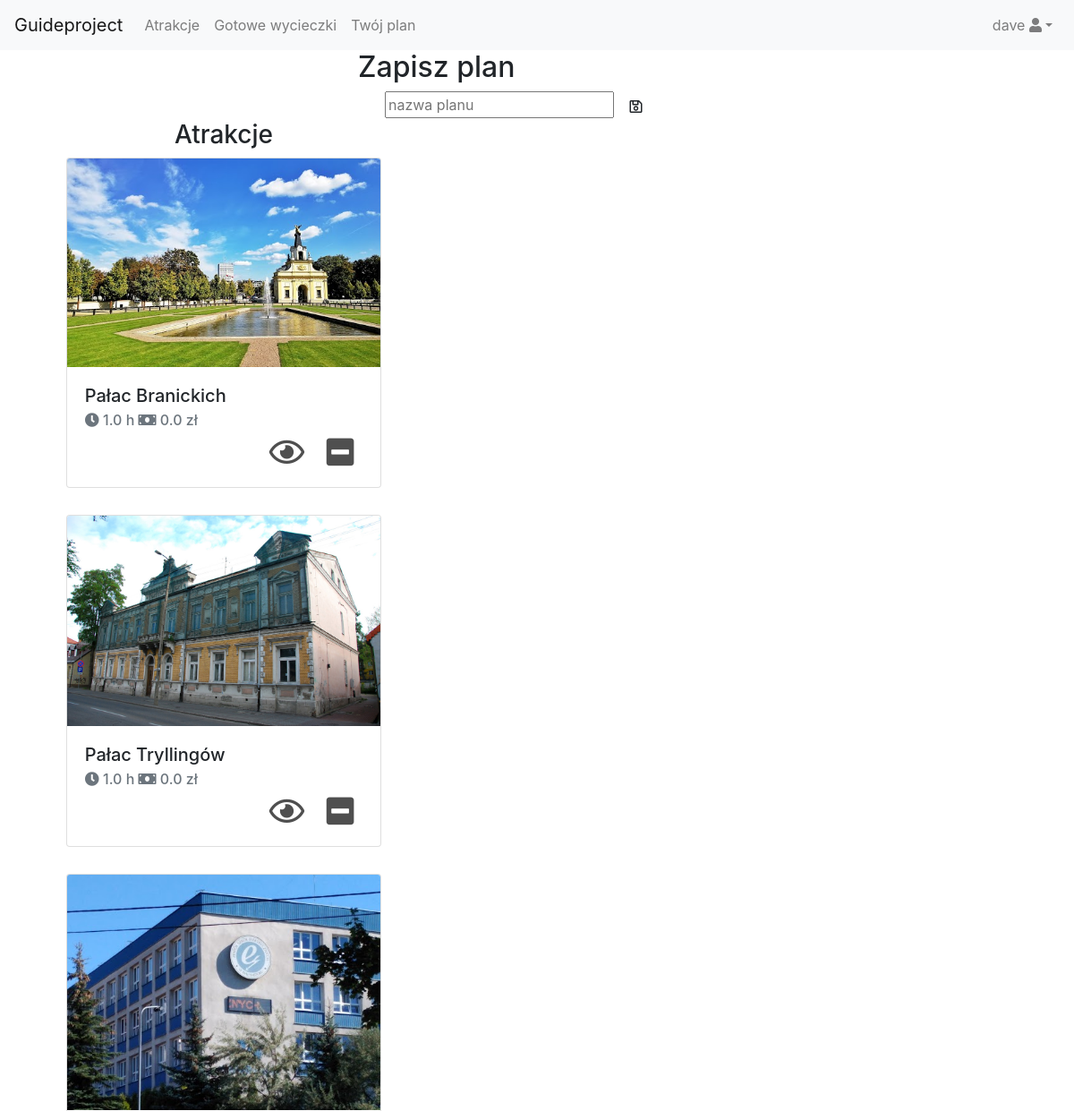
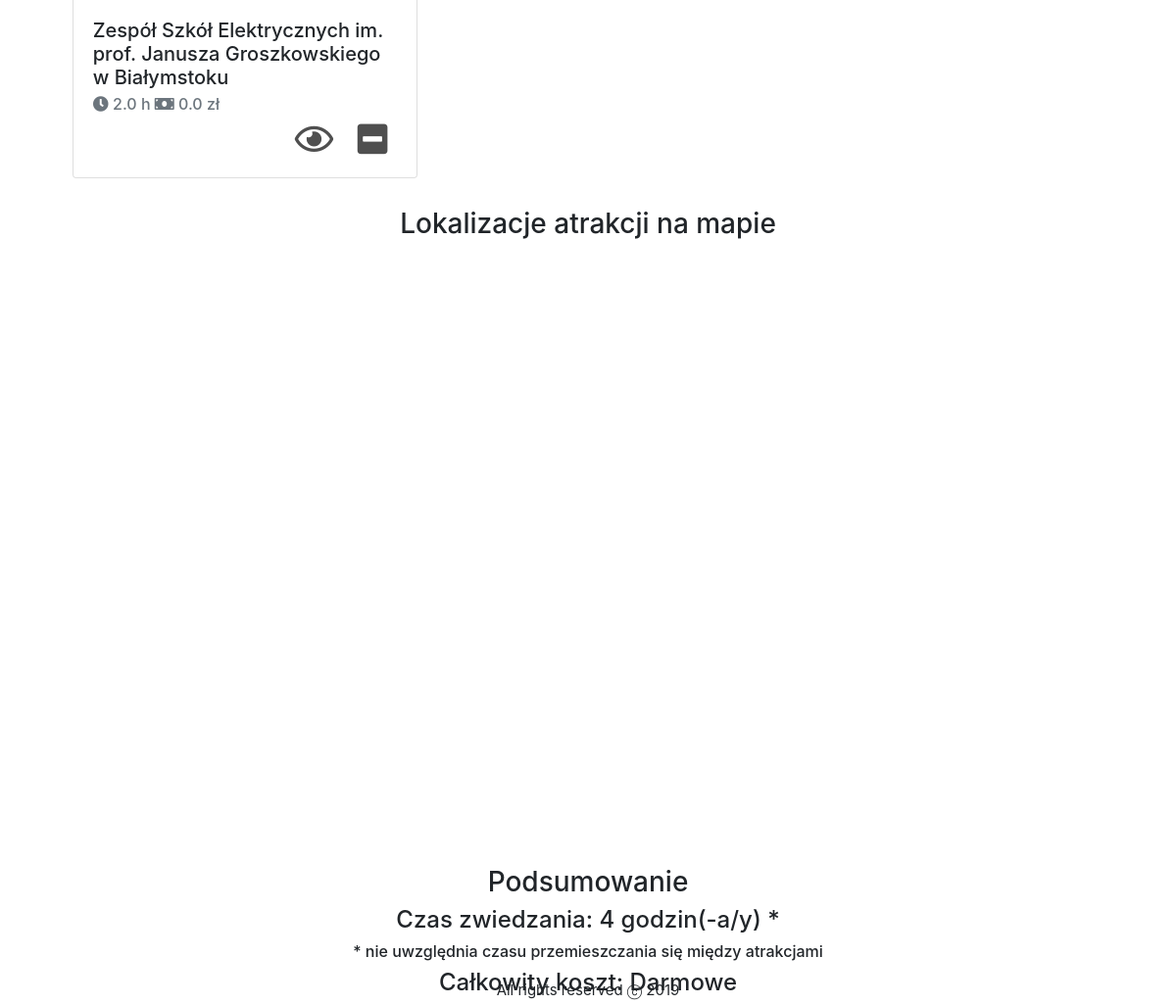
/guide/shoppingcart (signed in), run on the app's committed database (2 pictures, top to bottom).
### guide/models.py (models this page shows, shortened)
class Attraction(models.Model):
    name = models.CharField(_("Name"),
                            max_length=200, help_text="Enter attraction's name.")
    description = models.TextField(max_length=500)
    categories = models.ManyToManyField(
        "Category")
    localization = models.ForeignKey(
        "Localization", verbose_name=_("Address"), on_delete=models.CASCADE, null=True, blank=True)
    timeNeededToSightsee = models.FloatField(
        _("Time neede to sightsee (in hours)"))
    ticketCost = models.FloatField(
        _("Ticket's cost"), default=0)
    def display_catogory(self):
        """Create a string for the Category. This is required to display category in Admin."""
        return ', '.join(category.name for category in self.categories.all())
    display_catogory.short_description = 'Category'
    class Meta:
        ordering = ['name']

### guide/views.py (the view)
class ShoppingCartView(LoginRequiredMixin, TemplateView):
    template_name = 'guide/shoppingcart.html'
    def get_context_data(self, **kwargs):
        context = super().get_context_data(**kwargs)
        shoppingCart = ShoppingCart.objects.get(owner=self.request.user)
        attractions = shoppingCart.attractions.all()
        attractionPKs = attractions.values_list('pk')
        availableAttractions = Attraction.objects.exclude(pk__in=attractionPKs)
        totalTime = 0
        totalCost = 0
        for attraction in attractions:
            totalTime += attraction.timeNeededToSightsee
        for attraction in attractions:
            totalCost += attraction.ticketCost
        context['shoppingcart'] = shoppingCart
        context['attractions'] = attractions
        context['totalTime'] = getTimeAsFormattedString(totalTime)
        context['totalCost'] = getFormattedCost(totalCost)
        context['saveform'] = SaveTripPlanForm
        context['availableattractions'] = availableAttractions
        attractionLocalizations = extractInfo(attractions)
        context["attractionLocalizations"] = attractionLocalizations
        context['numberOfLocations'] = len(attractionLocalizations)
        return context

### guide/views.py (called while the page is built, shortened)
def extractInfo(attractionList):
    formattedInfo = []
    try:
        for attraction in attractionList:
            formattedInfo.append({'name': attraction.name,
                                  'lat-lng': {'lat': attraction.localization.lattitude, 'lng': attraction.localization.longitude}})
        return formattedInfo
    except:
        pass

def getTimeAsFormattedString(time):
    hours = int(time)
    minutes = int((time % 1)*60)
    result = ''
    if hours:
        result += str(hours) + ' godzin(-a/y) '
    if minutes:
        result += str(minutes) + ' minut(-a)'
    return result

def getFormattedCost(ammount):
    formattedAmmound = ''
    if ammount == 0:
        formattedAmmound = 'Darmowe'
    else:
        formattedAmmound += str(ammount) + ' zł'
    return formattedAmmound

### guide/templates/guide/shoppingcart.html (shortened to what this page needs)
{% extends "base.html" %}
{% block content %}
{% load static %}
    {% if attractions  %}
        <div class="container-fluid">
        <div class="row">
            <div class="col">
            </div>
            <div class="col-4">
                <div class="row">
                    <h2>Zapisz plan</h2>
                    <form action="{% url 'save-trip-plan' shoppingcart.pk %}" method="post">
                        {{ saveform }}
                        <button type="submit" class="btn">
                            <i class="far fa-save save"></i>
                        </button>
                    </form>
                </div>
            </div>
            <div class="col">
            </div>
        </div>
        <div class="row">
            <div class="col-5">
                <h3 class="text-center">Atrakcje</h3>
                <div class="listing-block">
                    {% for attraction in attractions.all %}
                        <div class="card w-75">
                            <img class="card-img-top" src="{% static "images/" %}{{attraction.name}}.jpeg" alt="{{attraction.name}}">
                            <div class="card-body">
                                <h5 class="card-title">{{attraction.name}}</h5>
                                <h6 class="card-subtitle mb-2 text-muted">
                                    <i class="fa fa-clock-o"></i> {{attraction.timeNeededToSightsee}} h
                                    <i class="fa fa-money"></i> {{attraction.ticketCost}} zł
                                </h6>
                                <p class="card-text text-right">
                                    <a class="icon-wrapper" href="{% url 'attraction-detail' attraction.pk %}">
                                        <i class="far fa-eye"></i>
                                    </a>
                                    <a class="icon-wrapper" href="{% url 'remove-attraction-from-shopping-cart' attraction.pk %">
                                        <i class="fas fa-minus-square"></i>
                                    </a>
                                </p>
                            </div>
                        </div>
                </div>
            </div>
            <div class="col">
                <div class="row">
                    <div class="col">
                        <h3 class="text-center">Lokalizacje atrakcji na mapie</h3>
                    </div>
                </div>
                <div class="row">
                    <div class="" id="map"></div>
                </div>
                <div class="row">
                    <div class="col">
                            <h3 class="text-center">Podsumowanie</h3>
                            <h4 class="text-center">Czas zwiedzania: {{totalTime}}*</h4>
                            <h6 class="text-center">* nie uwzględnia czasu przemieszczania się między atrakcjami</h6>
                            <h4 class="text-center">Całkowity koszt: {{totalCost}}</h4>
                    </div>
                </div>
            </div>
            </div>
              </div>
    {% else %}
        <p>Nie masz żadnych atrakcji w koszyku!</p>
    {% endif %}
{% endblock content %}

### templates/base.html (shortened to what this page needs)
<!DOCTYPE html PUBLIC "-//W3C//DTD XHTML 1.0 Transitional//EN"
 "http://www.w3.org/TR/xhtml1/DTD/xhtml1-transitional.dtd">
<html xmlns="http://www.w3.org/1999/xhtml" xml:lang="en" lang="en">
<head>
  {% load static %}
  <link rel="stylesheet" href="{% static 'css/styles.css' %}">
<link rel="stylesheet" href="https://stackpath.bootstrapcdn.com/bootstrap/4.3.1/css/bootstrap.min.css">
<link rel="stylesheet" href="https://maxcdn.bootstrapcdn.com/font-awesome/4.7.0/css/font-awesome.min.css">
<link rel="stylesheet" href="https://cdnjs.cloudflare.com/ajax/libs/font-awesome/5.8.2/css/all.min.css">
</head>
<body>
  <div class="banner" >
    <nav class="navbar navbar-expand-lg navbar-light bg-light">
  <a class="navbar-brand" href="{% url 'home' %}">Guideproject</a>
  <div class="collapse navbar-collapse" id="navbarNav" >
    <ul class="navbar-nav mr-auto">
      <li class="nav-item">
        <a class="nav-link" href="{% url 'attractions' %}">Atrakcje</a><span class="sr-only">(current)</span>
      </li>
      <li class="nav-item">
        <a class="nav-link" href="{% url 'trip-plans' %}">Gotowe wycieczki</a>
      </li>
      {% if user.is_authenticated %}
      <li class="nav-item">
        <a class="nav-link" href="{% url 'shopping-cart' %}">Twój plan</a>
      </li>
      {% endif %}
    </ul>
      {% if user.is_authenticated %}
      <ul class="navbar-nav">
        <li class="nav-item dropdown">
          <a class="nav-link dropdown-toggle" data-toggle="dropdown" href="#" role="button" aria-haspopup="true" aria-expanded="false">{{user.username}} <i class="fas fa-user"></i></a>
        </li>
      </ul>
      {% endif %}
  </div>
</nav>
  </div>
    {% block content %}
    {% endblock %}
  <footer class='footer'>
    {% block footer %}All rights reserved &#9426 2019
    {% endblock footer %}
  </footer>
</body>
</html>

### guide/static/css/styles.css (style rules this page uses)
.footer { padding: 0; margin: 0; position: fixed; bottom: 0; height: 30px; line-height: 30px; font-size: 15px; text-align: center; width: 100vw; }
.icon-wrapper { color:#4F4F4F; padding:10px; }
.icon-wrapper i { font-size: 35px; }

### guide/templates/guide/shoppingcart.html (style rules this page uses)
#map { height:600px; width:800px; margin: 0 auto 30px auto; }
.card { margin:0 auto 30px auto; }
form { margin-left: 30px; }

### data on the page
Attraction: name (picture), name "Pałac Branickich", timeNeededToSightsee "1.0", ticketCost "0.0"
Attraction: name (picture), name "Pałac Tryllingów", timeNeededToSightsee "1.0", ticketCost "0.0"
Attraction: name (picture), name "Zespół Szkół Elektrycznych im. prof. Janusza Groszkowskiego w Białymstoku", timeNeededToSightsee "2.0", ticketCost "0.0"

### other printed values
{{ user.username }} "dave"
{{ totalTime }} "4 godzin(-a/y)"
{{ totalCost }} "Darmowe"
